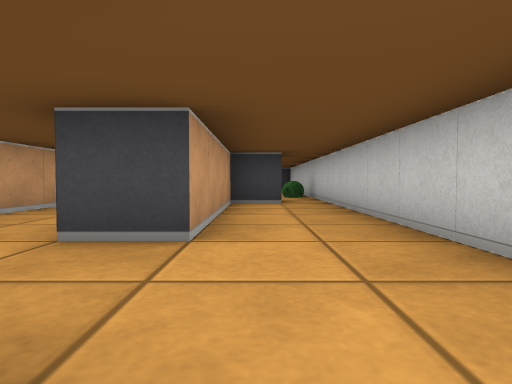
[1] (above)

24 first-person views from a walk through a cub3D maze. The camera is about half as high as the walls, tilts 2° down and sees 75° across. The floor is counted in squares. Each view is taken from the middle of a square. On the plan, view 1 faces up. The plan holds only what a view shows up to about 9 squares ahead; the rest is blank.

[2]
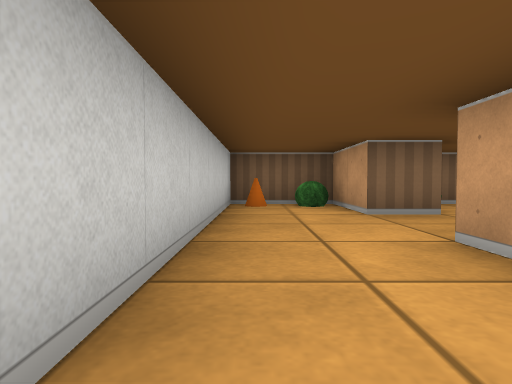

[3]
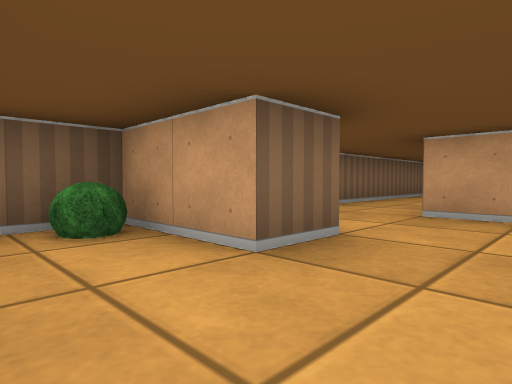

[4]
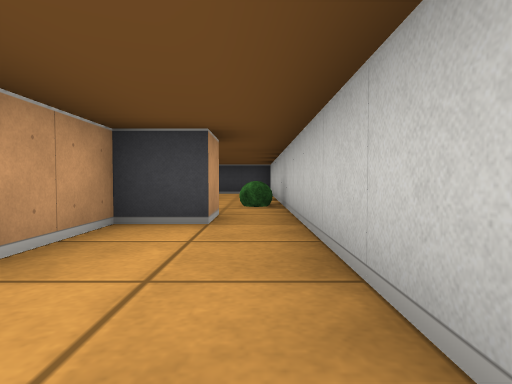

[5]
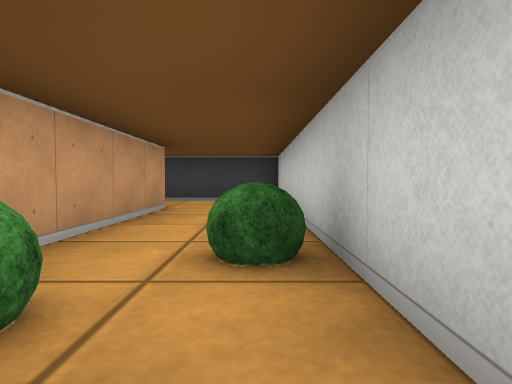

[6]
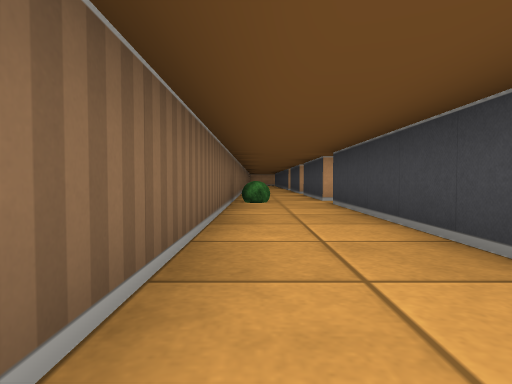

[7]
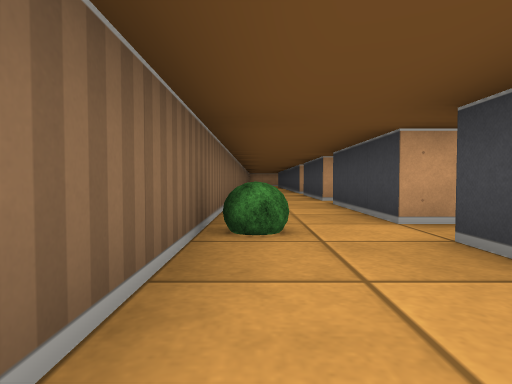

[8]
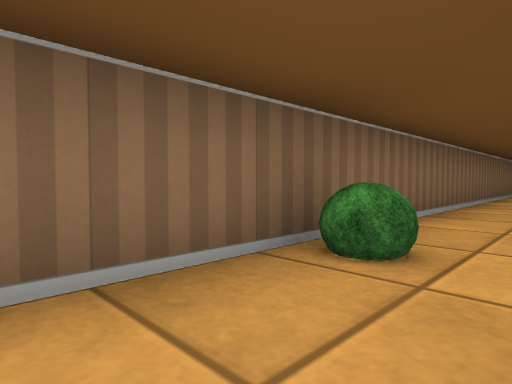

[9]
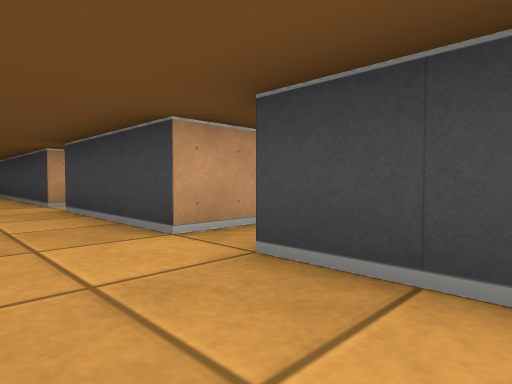

[10]
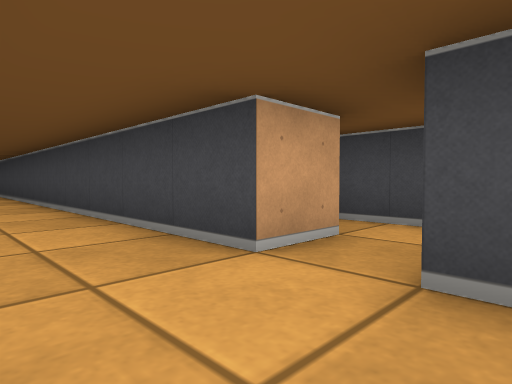

[11]
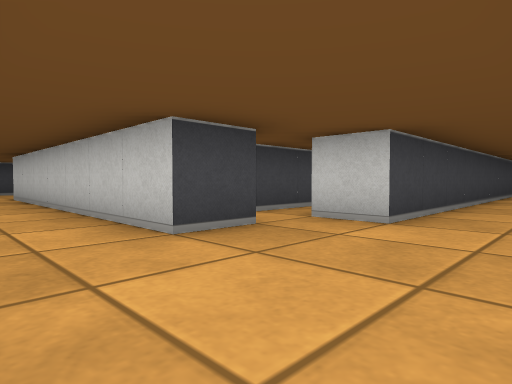

[12]
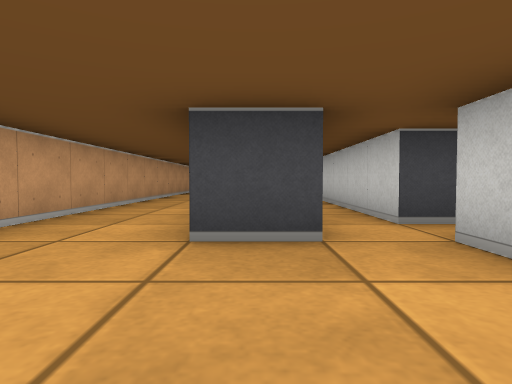

[13]
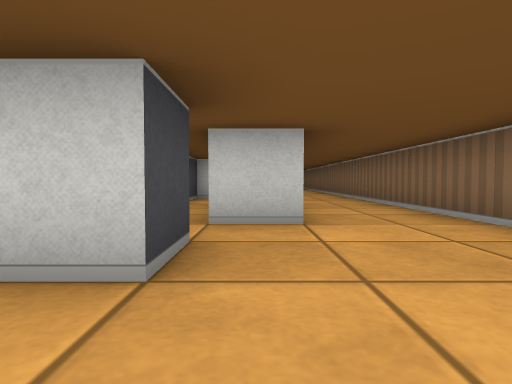

[14]
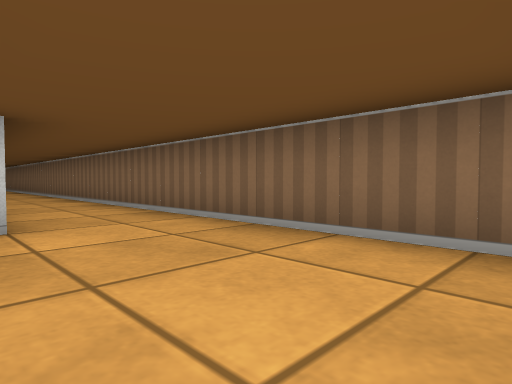

[15]
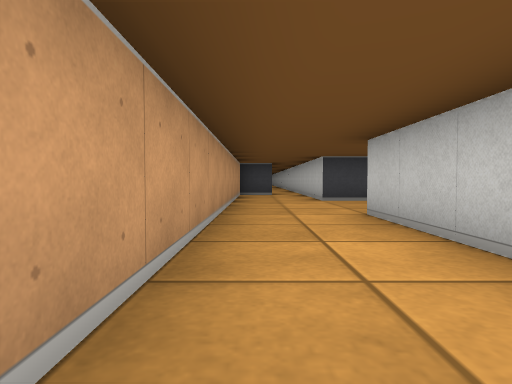

[16]
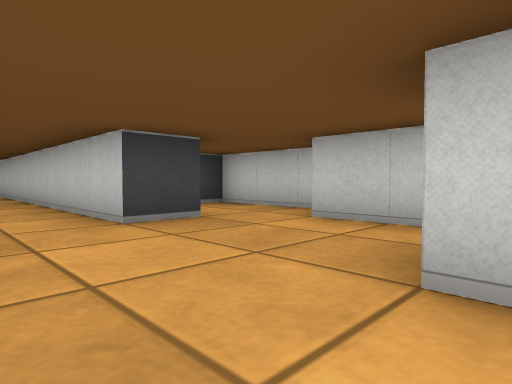

[17]
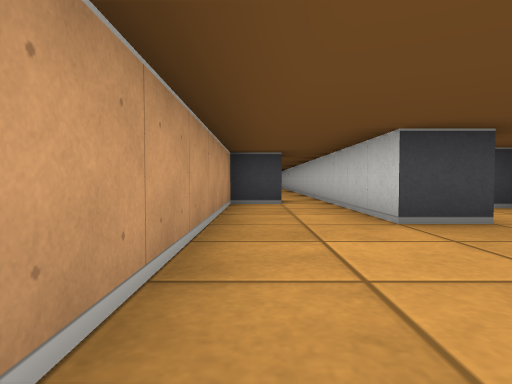

[18]
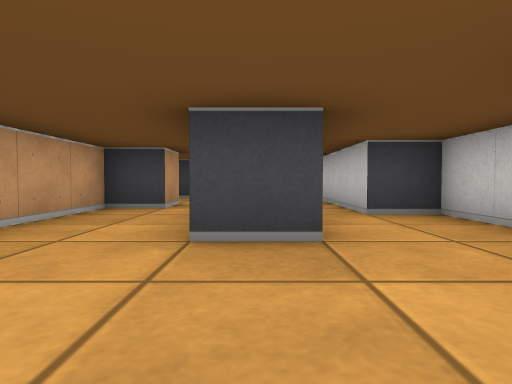

[19]
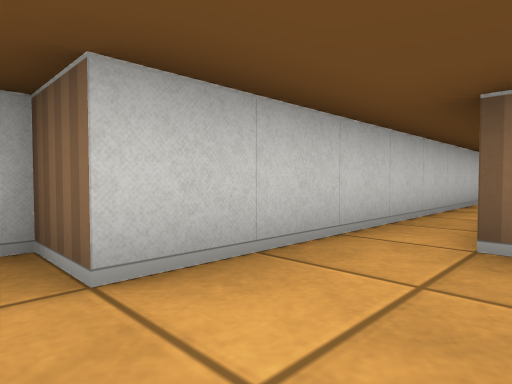

[20]
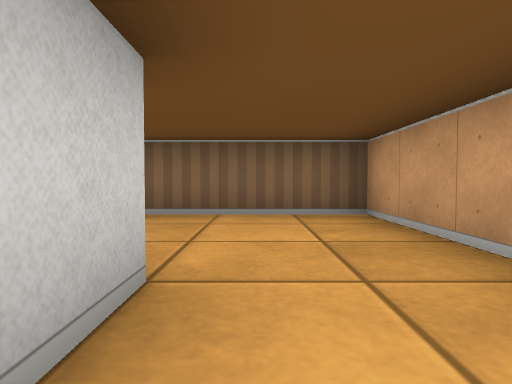

[21]
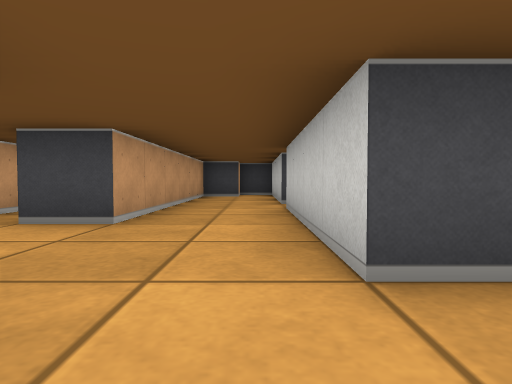

[22]
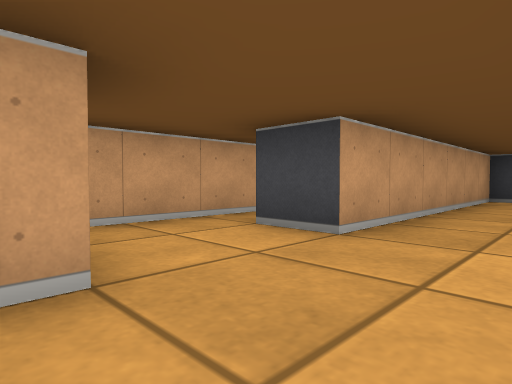

[23]
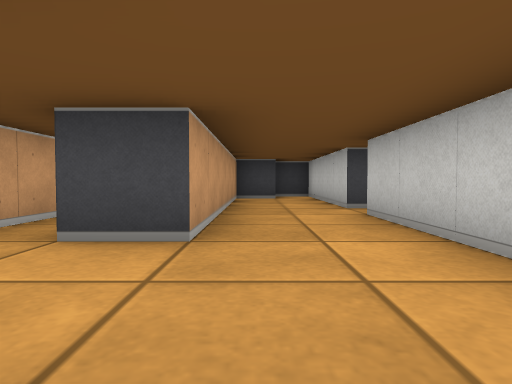

[24]
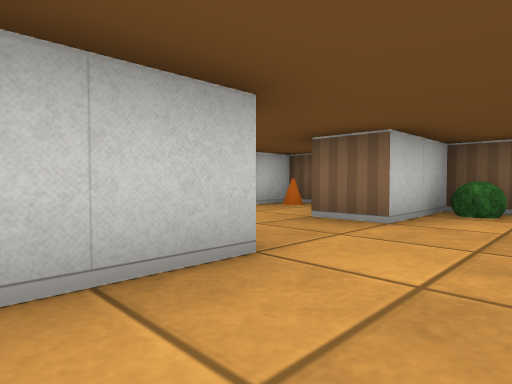

### Floor plan
Ten units are one square. View 1 is at (0, 0); x grows to the right and y downward. Boxes are objects, and circles mark ways between rooms. Rooms are numbered by the first view taken in them; rooms with no view inside come last. Other rooms are left out.
<svg viewBox="-340 -170 360 190">
<path fill="none" stroke="#000" d="M-5 -5 -5 15 15 15 15 -75M5 -74 5 -65 -5 -65 -5 -25M-185 -16 -185 -5 -295 -5 -295 -15M-192 15 -15 15 -15 -5 -5 -5M-145 -15 -145 -5 -175 -5M-105 -11 -105 -5 -135 -5M-304 -15 -315 -15 -315 -85M-49 -5 -95 -5M-295 -85 -295 -105 -285 -105 -285 -135 -295 -135 -295 -165M-35 -26 -35 -5M-304 -115 -315 -115 -315 -155M-5 -25 -15 -25 -15 -65M-15 -75 -15 -110M-25 -105 -35 -105 -35 -45 -45 -45M-325 -155 -325 -145 -335 -145 -335 15 -228 15M-280 -25 -295 -25 -295 -85M-245 -25 -255 -25M-5 -125 -5 -89M15 -75 15 -145 -11 -145"/>
<rect x="-5" y="5" width="10" height="10" fill="#bbb"><title>bush</title></rect>
<rect x="5" y="5" width="10" height="10" fill="#bbb"><title>cone</title></rect>
<rect x="-105" y="5" width="10" height="10" fill="#bbb"><title>bush</title></rect>
<rect x="-25" y="5" width="10" height="10" fill="#bbb"><title>bush</title></rect>
<rect x="-5" y="-85" width="10" height="10" fill="#bbb"><title>bush</title></rect>
<rect x="5" y="-95" width="10" height="10" fill="#bbb"><title>bush</title></rect>
<circle cx="-10" cy="-15" r="3" fill="#2a7"/>
<circle cx="10" cy="-70" r="3" fill="#2a7"/>
<circle cx="-300" cy="-10" r="3" fill="#2a7"/>
<circle cx="-300" cy="-90" r="3" fill="#2a7"/>
<text x="10" y="-30">1</text>
<text x="-180" y="-10">2</text>
<text x="-300" y="-40">3</text>
<text x="0" y="-110">4</text>
</svg>
Room 1 opens to room 2. Room 1 opens to room 4. Room 2 opens to room 3.

Where each view was taken, in squares from view 1:
view 1: 0 up, 0 right, facing up
view 2: 5 up, 1 right, facing down
view 3: 2 up, 1 right, facing down-left
view 4: 3 up, 1 right, facing up
view 5: 7 up, 1 right, facing up
view 6: 1 down, 3 left, facing left
view 7: 1 down, 7 left, facing left
view 8: 0 up, 8 left, facing down-left
view 9: 1 down, 12 left, facing up-left
view 10: 1 down, 17 left, facing up-left
view 11: 1 down, 33 left, facing up-right
view 12: 1 down, 31 left, facing up
view 13: 1 up, 33 left, facing right
view 14: 1 up, 33 left, facing down-right
view 15: 4 up, 33 left, facing up
view 16: 8 up, 33 left, facing up-right
view 17: 8 up, 33 left, facing up
view 18: 9 up, 31 left, facing up
view 19: 11 up, 31 left, facing down-right
view 20: 3 up, 32 left, facing down
view 21: 1 up, 2 left, facing up
view 22: 2 up, 2 left, facing up-left
view 23: 2 up, 3 left, facing up
view 24: 4 up, 3 left, facing down-right
